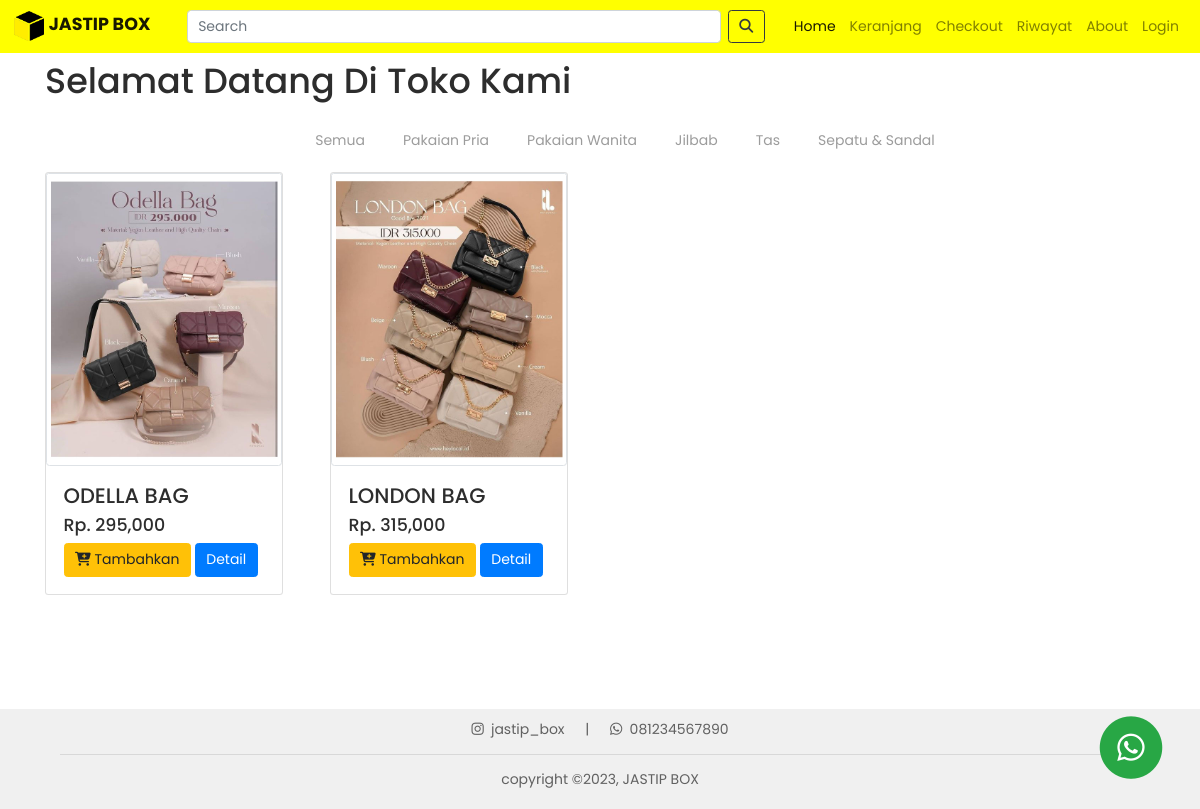
Page /project/index.php?halaman=tas on the committed database.
### tables this page shows
CREATE TABLE `gudang` (
  `id_barang` int(11) NOT NULL,
  `nama_barang` varchar(100) NOT NULL,
  `deskripsi` text NOT NULL,
  `harga` int(11) NOT NULL,
  `gambar` varchar(100) NOT NULL,
  `kategori` varchar(100) NOT NULL,
  `stok` int(11) NOT NULL
);

### project/function.php (called while the page is built, shortened)
<?php
    $conn = mysqli_connect("localhost", "root", "", "jastipbox");
    function query($query){
        global $conn;
        $result = mysqli_query($conn, $query);
        $rows = [];
        while($row = mysqli_fetch_assoc($result)){
            $rows[] = $row;
        }
        return $rows;
    }

### project/tas.php (the view)
<?php
$gudang = query("SELECT * FROM gudang WHERE kategori = 'Tas' AND stok NOT LIKE 0");
?>
<?php foreach ($gudang as $row) : ?>
  <div class="col-md-3 pb-3">
    <div class="card" style="width: 17rem;">
      <img src="img/<?= $row["gambar"]; ?>" alt="<?= $row["nama_barang"]; ?>" class="card-img-top img-thumbnail img-fluid">
      <div class="card-body">
        <h4><?= $row["nama_barang"]; ?></h4>
        <h5>Rp. <?= number_format($row["harga"]); ?></h5>
        <a href="beli.php?id=<?= $row["id_barang"]; ?>" class="btn btn-warning" style="font-size: 14px;"><i class="fas fa-cart-plus"></i> Tambahkan</a>
        <a href="detail.php?id=<?= $row["id_barang"]; ?>" class="btn btn-primary" style="font-size: 14px;">Detail</a>
      </div>
    </div>
  </div>
<?php endforeach; ?>

### project/css/index.css (style rules this page uses)
html,body { background-color: #ffffff; font-family: 'Poppins', sans-serif; color: #2d2d2d; font-size: 14px; min-height: 100vh; height: 100%; }

### rows in the picture
gudang: gambar (picture), nama_barang "ODELLA BAG", harga "295,000"
gudang: gambar (picture), nama_barang "LONDON BAG", harga "315,000"
